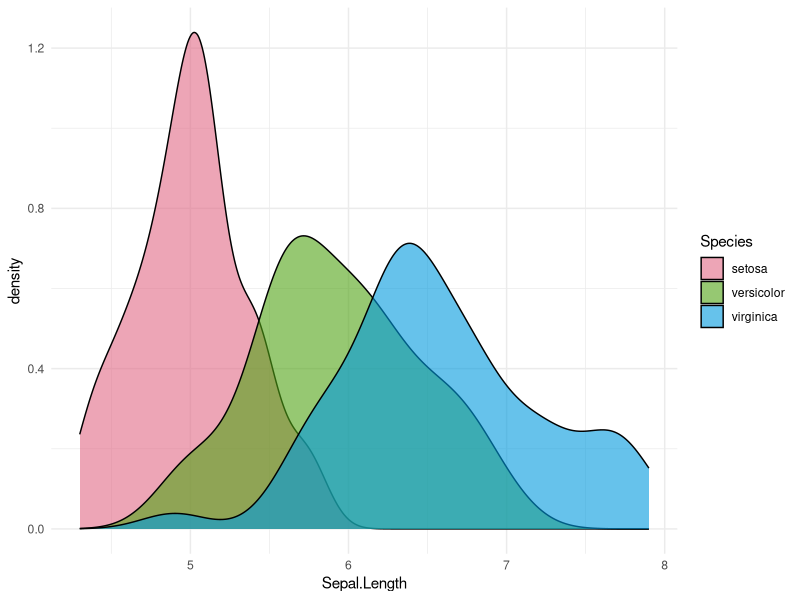
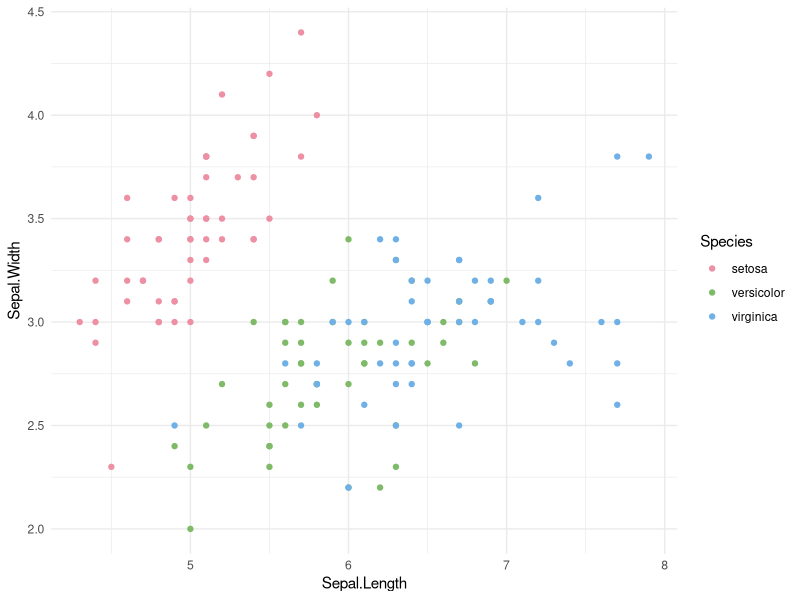
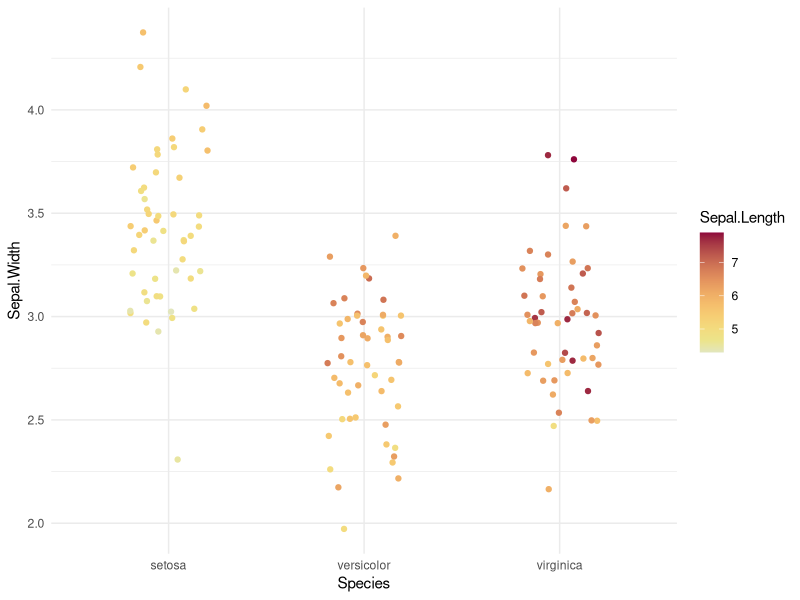
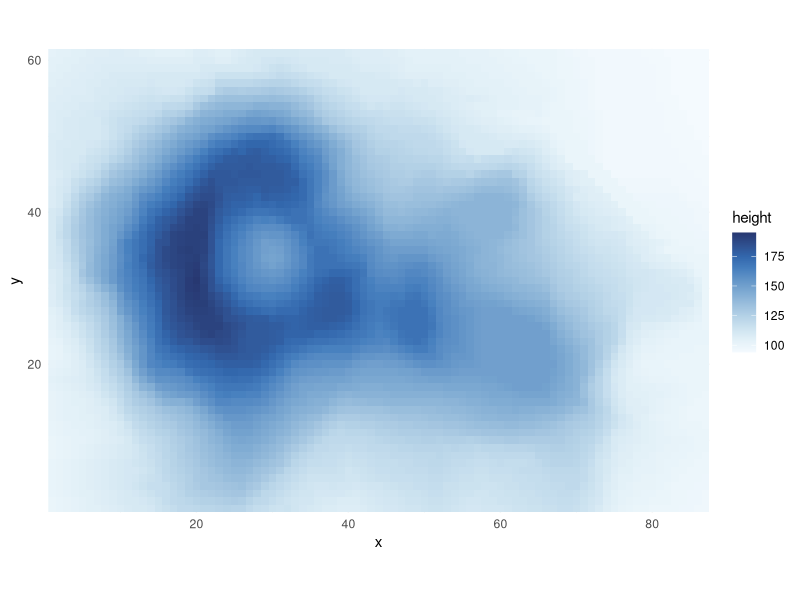
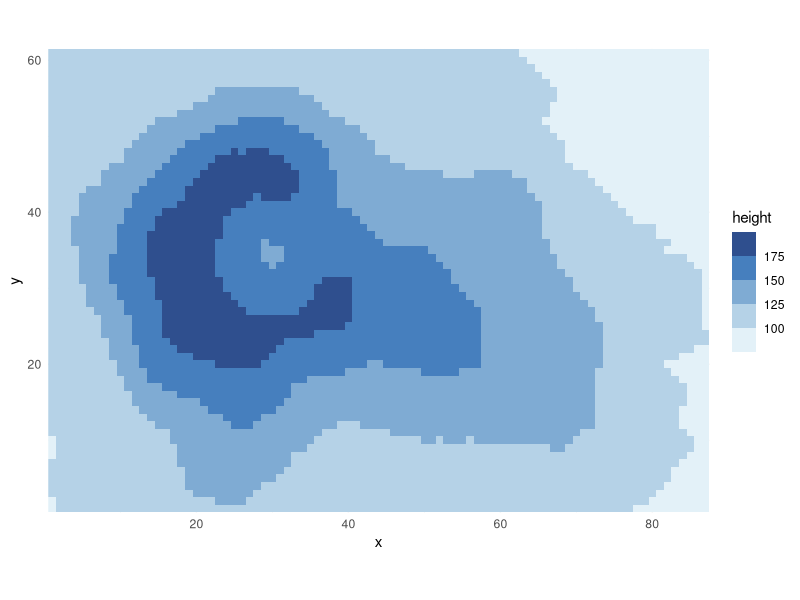
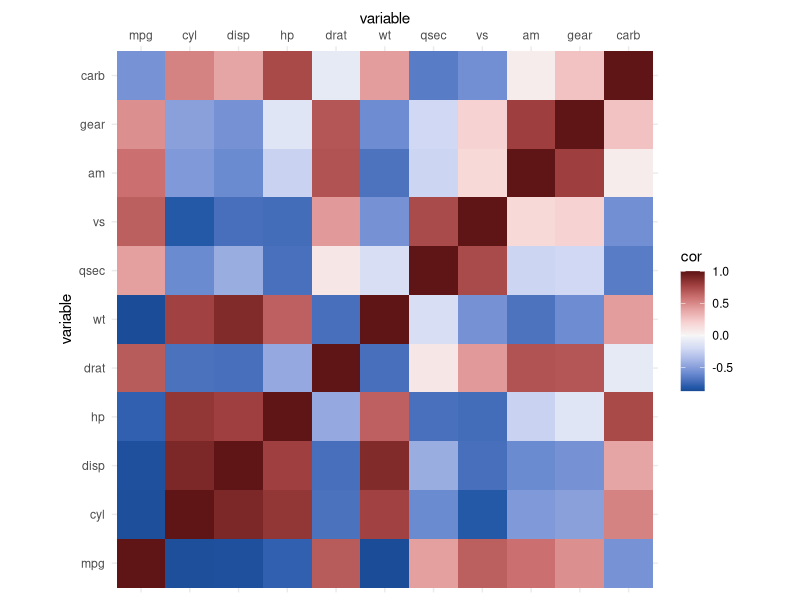
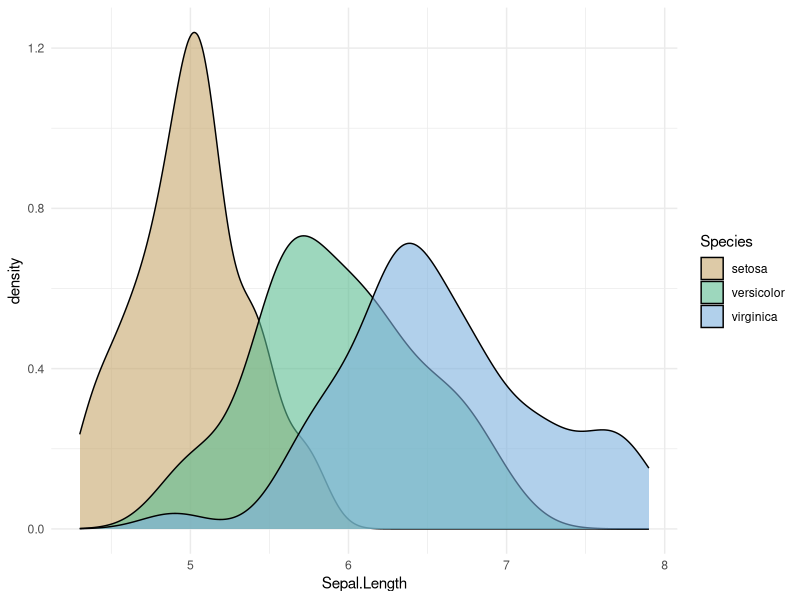
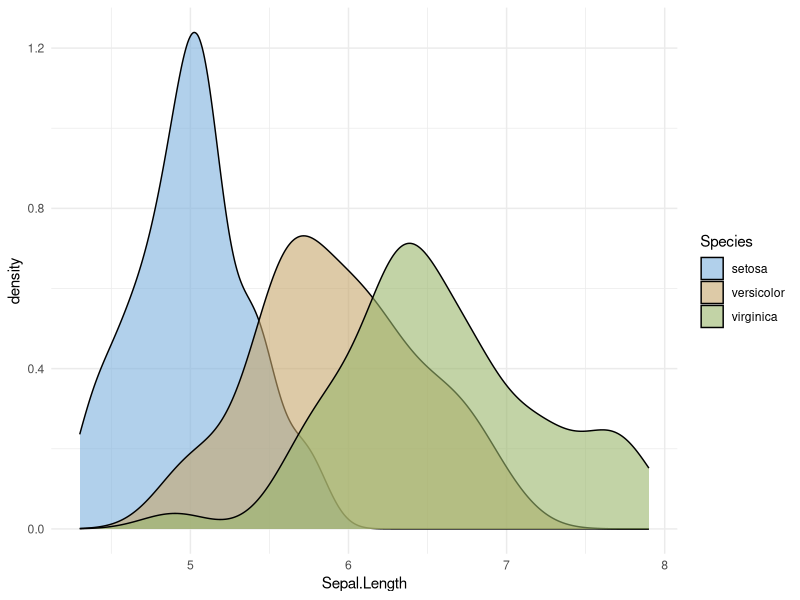

Write R code to recreate these figures, in order.
## ---- chunk 1
library("colorspace")
library("ggplot2")
theme_set(theme_minimal())
set.seed(403)
## ---- chunk 2
ggplot(iris, aes(x = Sepal.Length, fill = Species)) + geom_density(alpha = 0.6) +
  scale_fill_discrete_qualitative()
## ---- chunk 3
ggplot(iris, aes(x = Sepal.Length, y = Sepal.Width, color = Species)) + geom_point() +
  scale_color_discrete_qualitative(palette = "Set 2")
## ---- chunk 4
ggplot(iris, aes(x = Species, y = Sepal.Width, color = Sepal.Length)) + geom_jitter(width = 0.2) +
  scale_color_continuous_sequential(palette = "Heat")
## ---- chunk 5
df <- data.frame(height = c(volcano), x = c(row(volcano)), y = c(col(volcano)))
p <- ggplot(df, aes(x, y, fill = height)) + 
  geom_raster() + 
  coord_fixed(expand = FALSE)
p + scale_fill_continuous_sequential(palette = "Blues")
## ---- chunk 6
p + scale_fill_binned_sequential(palette = "Blues")
## ---- chunk 7
cm <- cor(mtcars)
df <- data.frame(cor = c(cm), var1 = factor(col(cm)), var2 = factor(row(cm)))
levels(df$var1) <- levels(df$var2) <- names(mtcars)
ggplot(df, aes(var1, var2, fill = cor)) + 
  geom_tile() + 
  coord_fixed() +
  ylab("variable") +
  scale_x_discrete(position = "top", name = "variable") +
  scale_fill_continuous_diverging("Blue-Red 3")
## ---- chunk 8
ggplot(iris, aes(x = Sepal.Length, fill = Species)) + geom_density(alpha = 0.6) +
  scale_fill_discrete_qualitative(palette = "Harmonic")
## ---- chunk 9
ggplot(iris, aes(x = Sepal.Length, fill = Species)) + geom_density(alpha = 0.6) +
  scale_fill_discrete_qualitative(palette = "Harmonic", nmax = 5, order = c(5, 1, 2))
## ---- chunk 10
dsamp <- diamonds[1 + 1:1000 * 50, ]
gg <- ggplot(dsamp, aes(carat, price, color = cut)) + geom_point()
gg + scale_color_brewer(palette = "Blues")
## ---- chunk 11
gg + scale_color_discrete_sequential(palette = "Blues", nmax = 6, order = 2:6)
## ---- chunk 12
ggplot(iris, aes(x = Species, y = Sepal.Width, color = Sepal.Length)) + geom_jitter(width = 0.2) +
  scale_color_continuous_sequential(palette = "Terrain")
## ---- chunk 13
ggplot(iris, aes(x = Species, y = Sepal.Width, color = Sepal.Length)) + geom_jitter(width = 0.2) +
  scale_color_continuous_sequential(palette = "Terrain", h2 = 60)
## ---- chunk 14
cm <- cor(mtcars)
df <- data.frame(cor = c(cm), var1 = factor(col(cm)), var2 = factor(row(cm)))
levels(df$var1) <- levels(df$var2) <- names(mtcars)
gg <- ggplot(df, aes(var1, var2, fill = cor)) + 
  geom_tile() + 
  coord_fixed() +
  ylab("variable") +
  scale_x_discrete(position = "top", name = "variable")

gg + scale_fill_continuous_diverging(palette = "Blue-Yellow 2")
## ---- chunk 15
gg + scale_fill_continuous_diverging(palette = "Blue-Yellow 2", rev = TRUE, p2 = 2)
## ---- chunk 16
ggplot(iris, aes(x = Species, y = Sepal.Width, color = Sepal.Length)) + geom_jitter(width = 0.2) +
  scale_color_continuous_sequential(palette = "Viridis")
## ---- chunk 17
ggplot(iris, aes(x = Species, y = Sepal.Width, color = Sepal.Length)) + geom_jitter(width = 0.2) +
  scale_color_continuous_sequential(palette = "Viridis", begin = 0.15, end = 0.9) 
## ---- chunk 18
hcl_palettes(plot = TRUE)
